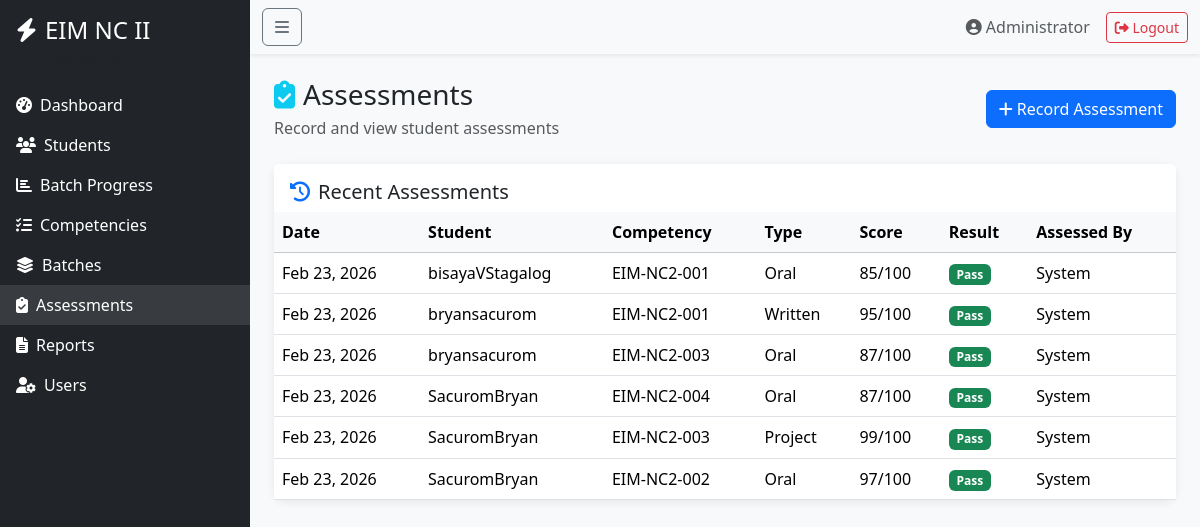
/EIM-Student-Tracking-System/TrackingEIM-NC2-Git/admin/assessments.php (signed in), run on the app's committed database.
### tables this page shows
CREATE TABLE `assessments` (
  `id` int(10) UNSIGNED NOT NULL,
  `student_id` int(10) UNSIGNED NOT NULL,
  `competency_id` int(10) UNSIGNED NOT NULL,
  `assessment_type` varchar(50) NOT NULL,
  `score` int(11) DEFAULT NULL,
  `result` enum('pass','fail','pending') NOT NULL DEFAULT 'pending',
  `assessed_by` int(10) UNSIGNED DEFAULT NULL,
  `assessed_at` timestamp NOT NULL DEFAULT current_timestamp(),
  `remarks` text DEFAULT NULL
);

CREATE TABLE `students` (
  `id` int(10) UNSIGNED NOT NULL,
  `user_id` int(10) UNSIGNED DEFAULT NULL,
  `name` varchar(100) NOT NULL,
  `email` varchar(255) DEFAULT NULL,
  `batch_id` int(10) UNSIGNED DEFAULT NULL,
  `enrollment_date` date DEFAULT NULL,
  `status` enum('active','inactive','graduated') NOT NULL DEFAULT 'active',
  `tesda_qualification` varchar(100) DEFAULT 'EIM NC II',
  `created_at` timestamp NOT NULL DEFAULT current_timestamp(),
  `updated_at` timestamp NULL DEFAULT NULL ON UPDATE current_timestamp()
);

CREATE TABLE `competencies` (
  `id` int(10) UNSIGNED NOT NULL,
  `code` varchar(50) NOT NULL,
  `title` varchar(255) NOT NULL,
  `description` text DEFAULT NULL,
  `created_at` timestamp NOT NULL DEFAULT current_timestamp(),
  `updated_at` timestamp NULL DEFAULT NULL ON UPDATE current_timestamp()
);

### EIM-Student-Tracking-System/TrackingEIM-NC2-Git/bootstrap.php (called while the page is built, shortened)
<?php
function e(string $s): string { return htmlspecialchars($s, ENT_QUOTES, 'UTF-8'); }

### EIM-Student-Tracking-System/TrackingEIM-NC2-Git/models/Assessment.php (called while the page is built, shortened)
<?php
class Assessment
{
    public static function getRecent($limit = 10)
    {
        $pdo = Database::getConnection();
        $stmt = $pdo->prepare('
            SELECT a.*, s.name as student_name, c.code as competency_code, c.title as competency_title
            FROM assessments a
            JOIN students s ON a.student_id = s.id
            JOIN competencies c ON a.competency_id = c.id
            ORDER BY a.assessed_at DESC
            LIMIT :limit
        ');
        $stmt->bindValue(':limit', (int)$limit, PDO::PARAM_INT);
        $stmt->execute();
        return $stmt->fetchAll();
    }
}

### EIM-Student-Tracking-System/TrackingEIM-NC2-Git/admin/assessments.php (the view, shortened to what this page needs)
<?php
require_once __DIR__ . '/../bootstrap.php';
require_once __DIR__ . '/../models/Assessment.php';
$recentAssessments = Assessment::getRecent(20);
require __DIR__ . '/../views/layouts/header.php';
?>
<div class="d-flex justify-content-between align-items-center mb-4">
    <div>
        <h3 class="mb-1"><i class="fas fa-clipboard-check me-2 text-info"></i>Assessments</h3>
        <p class="text-muted mb-0">Record and view student assessments</p>
    </div>
    <button class="btn btn-primary" data-bs-toggle="modal" data-bs-target="#assessmentModal">
        <i class="fas fa-plus me-1"></i>Record Assessment
    </button>
</div>
<div class="card dashboard-card">
    <div class="card-header bg-white border-0 pt-3">
        <h5 class="mb-0"><i class="fas fa-history me-2 text-primary"></i>Recent Assessments</h5>
    </div>
    <div class="card-body p-0">
        <div class="table-responsive">
            <table class="table table-hover mb-0">
                <thead class="table-light">
                    <tr>
                        <th>Date</th>
                        <th>Student</th>
                        <th>Competency</th>
                        <th>Type</th>
                        <th>Score</th>
                        <th>Result</th>
                        <th>Assessed By</th>
                    </tr>
                </thead>
                <tbody>
                    <?php foreach ($recentAssessments as $assessment):
                        $resultClass = $assessment['result'] === 'pass' ? 'bg-success' :
                                      ($assessment['result'] === 'fail' ? 'bg-danger' : 'bg-warning');
                    ?>
                    <tr>
                        <td><?php echo date('M d, Y', strtotime($assessment['assessed_at'])); ?></td>
                        <td><?php echo e($assessment['student_name']); ?></td>
                        <td><?php echo e($assessment['competency_code']); ?></td>
                        <td><?php echo e($assessment['assessment_type']); ?></td>
                        <td><?php echo $assessment['score']; ?>/100</td>
                        <td><span class="badge <?php echo $resultClass; ?>"><?php echo ucfirst($assessment['result']); ?></span></td>
                        <td><?php echo e($assessment['assessed_by_name'] ?? 'System'); ?></td>
                    </tr>
                    <?php endforeach; ?>
                </tbody>
            </table>
        </div>
    </div>
</div>
<?php require __DIR__ . '/../views/layouts/footer.php'; ?>

### EIM-Student-Tracking-System/TrackingEIM-NC2-Git/views/layouts/header.php (shortened to what this page needs)
<!doctype html>
<html lang="en">
<head>
  <link href="https://cdn.jsdelivr.net/npm/bootstrap@5.3.2/dist/css/bootstrap.min.css" rel="stylesheet">
  <link rel="stylesheet" href="https://cdnjs.cloudflare.com/ajax/libs/font-awesome/6.4.2/css/all.min.css">
  <link href="/assets/css/style.css" rel="stylesheet">
</head>
<body>
<?php if (!empty($_SESSION['user']) && $_SESSION['user']['role'] === 'admin'): ?>
<div class="wrapper">
  <nav id="sidebar" class="bg-dark text-white">
    <div class="sidebar-header p-3">
      <h4 class="m-0"><i class="fas fa-bolt me-2"></i>EIM NC II</h4>
      <small class="text-muted">Progress Tracker</small>
    </div>
    <ul class="list-unstyled components">
      <li class="<?php echo basename($_SERVER['PHP_SELF']) === 'dashboard.php' ? 'active' : ''; ?>">
        <a href="/dashboard.php" class="nav-link text-white px-3 py-2"><i class="fas fa-tachometer-alt me-2"></i>Dashboard</a>
      </li>
      <li class="<?php echo strpos($_SERVER['PHP_SELF'], '/admin/students') !== false ? 'active' : ''; ?>">
        <a href="/admin/students.php" class="nav-link text-white px-3 py-2"><i class="fas fa-users me-2"></i>Students</a>
      </li>
      <li class="<?php echo strpos($_SERVER['PHP_SELF'], '/admin/batch_progress') !== false ? 'active' : ''; ?>">
        <a href="/admin/batch_progress.php" class="nav-link text-white px-3 py-2"><i class="fas fa-chart-bar me-2"></i>Batch Progress</a>
      </li>
      <li class="<?php echo strpos($_SERVER['PHP_SELF'], '/admin/competencies') !== false ? 'active' : ''; ?>">
        <a href="/admin/competencies.php" class="nav-link text-white px-3 py-2"><i class="fas fa-tasks me-2"></i>Competencies</a>
      </li>
      <li class="<?php echo strpos($_SERVER['PHP_SELF'], '/admin/batches') !== false ? 'active' : ''; ?>">
        <a href="/admin/batches.php" class="nav-link text-white px-3 py-2"><i class="fas fa-layer-group me-2"></i>Batches</a>
      </li>
      <li class="<?php echo strpos($_SERVER['PHP_SELF'], '/admin/assessments') !== false ? 'active' : ''; ?>">
        <a href="/admin/assessments.php" class="nav-link text-white px-3 py-2"><i class="fas fa-clipboard-check me-2"></i>Assessments</a>
      </li>
      <li class="<?php echo strpos($_SERVER['PHP_SELF'], '/admin/reports') !== false ? 'active' : ''; ?>">
        <a href="/admin/reports.php" class="nav-link text-white px-3 py-2"><i class="fas fa-file-alt me-2"></i>Reports</a>
      </li>
      <li class="<?php echo strpos($_SERVER['PHP_SELF'], '/admin/users') !== false ? 'active' : ''; ?>">
        <a href="/admin/users.php" class="nav-link text-white px-3 py-2"><i class="fas fa-user-cog me-2"></i>Users</a>
      </li>
    </ul>
  </nav>
  <div id="content">
    <nav class="navbar navbar-expand-lg navbar-light bg-light shadow-sm">
      <div class="container-fluid">
        <button type="button" id="sidebarCollapse" class="btn btn-outline-secondary">
          <i class="fas fa-bars"></i>
        </button>
        <div class="ms-auto d-flex align-items-center">
          <span class="me-3 text-muted"><i class="fas fa-user-circle me-1"></i><?php echo e($_SESSION['user']['name']); ?></span>
          <a href="/controllers/auth.php?action=logout" class="btn btn-outline-danger btn-sm"><i class="fas fa-sign-out-alt"></i> Logout</a>
        </div>
      </div>
    </nav>
    <div class="container-fluid p-4">
<?php endif; ?>

### EIM-Student-Tracking-System/TrackingEIM-NC2-Git/views/layouts/footer.php (shortened to what this page needs)
<?php if (!empty($_SESSION['user']) && $_SESSION['user']['role'] === 'admin'): ?>
    </div>
  </div>
</div>
<?php else: ?>
</div>
<?php endif; ?>
</body>
</html>

### EIM-Student-Tracking-System/TrackingEIM-NC2-Git/assets/css/style.css (style rules this page uses)
body { padding-bottom: 40px; }
.wrapper { display: flex; width: 100%; min-height: 100vh; }
#sidebar { min-width: 250px; max-width: 250px; min-height: 100vh; transition: all 0.3s; }
#sidebar .components li { transition: background-color 0.2s; }
#sidebar .components li:hover, #sidebar .components li.active { background-color: rgba(255,255,255,0.1); }
#sidebar .components li a { text-decoration: none; display: block; }
#content { width: 100%; min-height: 100vh; background-color: #f8f9fa; }
.dashboard-card { border: none; border-radius: 12px; box-shadow: 0 2px 10px rgba(0,0,0,0.08); transition: transform 0.2s, box-shadow 0.2s; }

### data on the page
assessments: assessed_at "Feb 23, 2026", student.name "bisayaVStagalog", competency.code "EIM-NC2-001", assessment_type "Oral", score "85", result "Pass", assessed_by_name "System"
assessments: assessed_at "Feb 23, 2026", student.name "bryansacurom", competency.code "EIM-NC2-001", assessment_type "Written", score "95", result "Pass", assessed_by_name "System"
assessments: assessed_at "Feb 23, 2026", student.name "bryansacurom", competency.code "EIM-NC2-003", assessment_type "Oral", score "87", result "Pass", assessed_by_name "System"
assessments: assessed_at "Feb 23, 2026", student.name "SacuromBryan", competency.code "EIM-NC2-004", assessment_type "Oral", score "87", result "Pass", assessed_by_name "System"
assessments: assessed_at "Feb 23, 2026", student.name "SacuromBryan", competency.code "EIM-NC2-003", assessment_type "Project", score "99", result "Pass", assessed_by_name "System"
assessments: assessed_at "Feb 23, 2026", student.name "SacuromBryan", competency.code "EIM-NC2-002", assessment_type "Oral", score "97", result "Pass", assessed_by_name "System"

### other printed values
$_SESSION['user']['name'] "Administrator"
